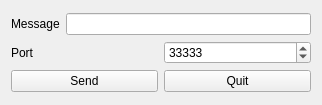
<?xml version="1.0" encoding="UTF-8"?>
<ui version="4.0">
 <class>Widget</class>
 <widget class="QWidget" name="Widget">
  <property name="geometry">
   <rect>
    <x>0</x>
    <y>0</y>
    <width>322</width>
    <height>105</height>
   </rect>
  </property>
  <property name="windowTitle">
   <string>UDPServer</string>
  </property>
  <layout class="QVBoxLayout" name="verticalLayout_2">
   <item>
    <layout class="QVBoxLayout" name="verticalLayout">
     <item>
      <layout class="QHBoxLayout" name="horizontalLayout">
       <item>
        <widget class="QLabel" name="label_2">
         <property name="text">
          <string>Message</string>
         </property>
        </widget>
       </item>
       <item>
        <widget class="QLineEdit" name="txtMessage"/>
       </item>
      </layout>
     </item>
     <item>
      <layout class="QHBoxLayout" name="horizontalLayout_2">
       <item>
        <widget class="QLabel" name="label">
         <property name="text">
          <string>Port</string>
         </property>
        </widget>
       </item>
       <item>
        <widget class="QSpinBox" name="spinnerPort">
         <property name="minimum">
          <number>1024</number>
         </property>
         <property name="maximum">
          <number>65535</number>
         </property>
         <property name="value">
          <number>33333</number>
         </property>
        </widget>
       </item>
      </layout>
     </item>
     <item>
      <layout class="QHBoxLayout" name="horizontalLayout_3">
       <item>
        <widget class="QPushButton" name="btnSend">
         <property name="text">
          <string>Send</string>
         </property>
        </widget>
       </item>
       <item>
        <widget class="QPushButton" name="btnQuit">
         <property name="text">
          <string>Quit</string>
         </property>
        </widget>
       </item>
      </layout>
     </item>
    </layout>
   </item>
  </layout>
 </widget>
 <layoutdefault spacing="6" margin="11"/>
 <resources/>
 <connections>
  <connection>
   <sender>btnQuit</sender>
   <signal>clicked()</signal>
   <receiver>Widget</receiver>
   <slot>close()</slot>
   <hints>
    <hint type="sourcelabel">
     <x>152</x>
     <y>147</y>
    </hint>
    <hint type="destinationlabel">
     <x>220</x>
     <y>214</y>
    </hint>
   </hints>
  </connection>
 </connections>
</ui>
